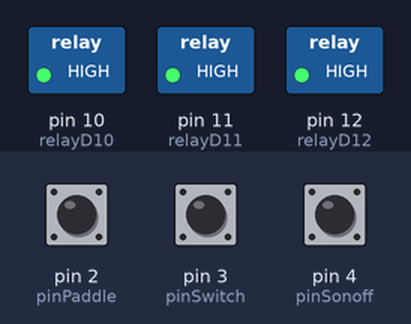
A sketch run on a simulated Arduino Uno, built with avr-gcc and run on an emulated ATmega328P. Shown: switched loads named in the sketch (green lamp = pin HIGH). Inputs (shaded band) come from the test bench; at power-on: pin 2 (pinPaddle) HIGH, pin 3 (pinSwitch) HIGH, pin 4 (pinSonoff) HIGH.

Above: at 1.2 s.
1.3 s: pin 2 (pinPaddle) pulled LOW for 0.15 s
At 3.6 s:
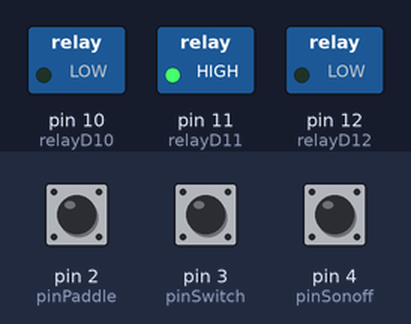
4.4 s: pin 3 (pinSwitch) pulled LOW for 0.15 s
At 6.0 s:
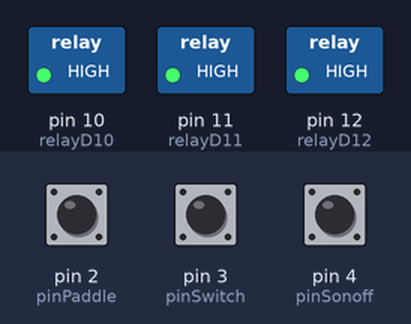
6.7 s: pin 3 (pinSwitch) pulled LOW for 1 s
At 7.3 s:
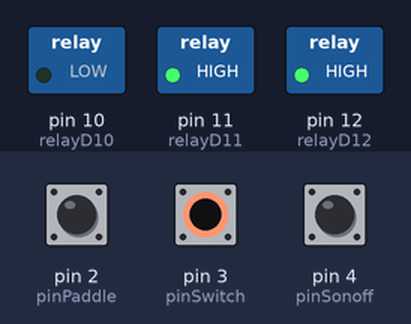
9.2 s: pin 3 (pinSwitch) pulled LOW for 3.2 s
At 10.5 s:
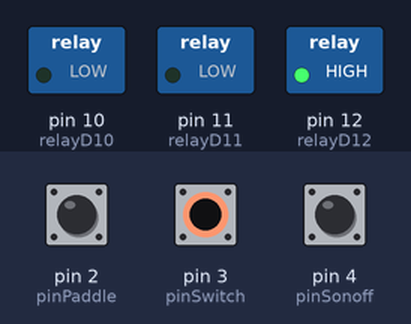
13.9 s: pin 2 (pinPaddle) pulled LOW for 1 s
At 16.1 s:
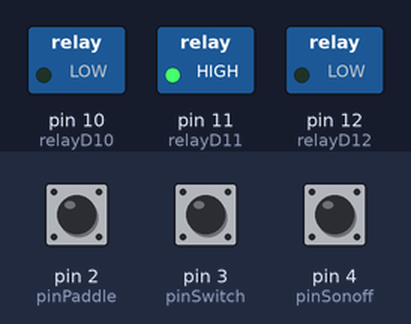
17.9 s: pin 2 (pinPaddle) driven LOW and pin 3 (pinSwitch) driven LOW
At 20.1 s:
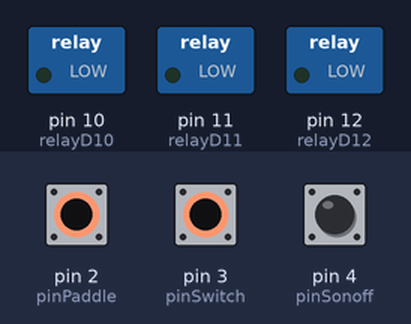
Timing chart, 0 to 21.9 s (numbered marks = the images above; inputs shaded):
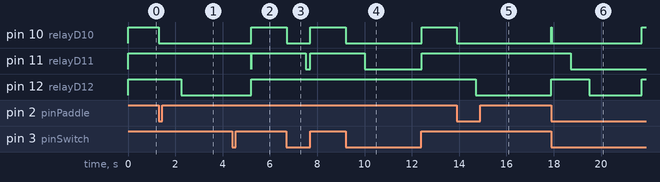

The sketch:

updated_otto.ino
```cpp
// Pin setup
const int pinPaddle = 2;     // D2
const int pinSwitch = 3;     // D3
const int pinSonoff = 4;     // D4

const int relayD10 = 10;     // Relay A (always first)
const int relayD11 = 11;     // Relay B (switch-only)
const int relayD12 = 12;     // Relay C (after delay)

// Adjustable timing
unsigned long relay_first = 800;  // delay between relays
unsigned long duration = 0;       // global variable for full relay cycle

// Internal state tracking
bool lastPaddleState = HIGH;
bool lastSwitchState = HIGH;
bool lastSonoffState = HIGH;

// Sequence control
unsigned long triggerStartTime = 0;
bool relaySequenceActive = false;
int relaySequenceType = 0;  // 1 = paddle, 2 = sonoff

void setup() {
  pinMode(pinPaddle, INPUT_PULLUP);
  pinMode(pinSwitch, INPUT_PULLUP);
  pinMode(pinSonoff, INPUT_PULLUP);

  pinMode(relayD10, OUTPUT);
  pinMode(relayD11, OUTPUT);
  pinMode(relayD12, OUTPUT);

  digitalWrite(relayD10, HIGH);
  digitalWrite(relayD11, HIGH);
  digitalWrite(relayD12, HIGH);
}

void loop() {
  unsigned long now = millis();

  // --- Input D2: Paddle switch (any change) ---
  bool currentPaddle = digitalRead(pinPaddle);
  if (currentPaddle != lastPaddleState) {
    startRelaySequence(1);  // paddle
    lastPaddleState = currentPaddle;
  }

  // --- Input D4: Sonoff — only falling edge (HIGH -> LOW) ---
  bool currentSonoff = digitalRead(pinSonoff);
  if (lastSonoffState == HIGH && currentSonoff == LOW) {
    startRelaySequence(2);  // sonoff
  }
  lastSonoffState = currentSonoff;

  // --- Input D3: Switch press/release ---
  bool currentSwitch = digitalRead(pinSwitch);
  if (currentSwitch != lastSwitchState) {
    delay(10);  // crude debounce
    if (digitalRead(pinSwitch) == currentSwitch) {
      if (currentSwitch == LOW) {
        // Pressed
        digitalWrite(relayD10, LOW);
        delay(relay_first);
        digitalWrite(relayD11, LOW);
      } else {
        // Released
        digitalWrite(relayD10, HIGH);
        digitalWrite(relayD11, HIGH);
      }
    }
    lastSwitchState = currentSwitch;
  }

  // --- Handle delayed relay logic (D10 then D12) ---
  if (relaySequenceActive) {
    unsigned long elapsed = now - triggerStartTime;

    if (elapsed >= relay_first && digitalRead(relayD12) == HIGH) {
      digitalWrite(relayD12, LOW);  // ON
    }

    if (elapsed >= duration) {
      digitalWrite(relayD10, HIGH);  // OFF
      digitalWrite(relayD12, HIGH);  // OFF
      relaySequenceActive = false;
    }
  }
}

void startRelaySequence(int type) {
  relaySequenceActive = true;
  relaySequenceType = type;
  triggerStartTime = millis();
  digitalWrite(relayD10, LOW); // Relay A ON first

  if (type == 1) {
    duration = 3000;  // paddle
  } else if (type == 2) {
    duration = 2000;  // sonoff
  }
}
```

Measured:
- after the input at 1.3 s, pin 10 (relayD10): HIGH → LOW at once; pin 12 (relayD12): HIGH → LOW after 0.95 s
- after the input at 4.4 s, pin 10 (relayD10), pin 12 (relayD12): LOW → HIGH after 0.82 s instead of 0.05 s; pin 11 (relayD11): HIGH → LOW after 0.81 s, → HIGH 0.01 s later
- after the input at 6.7 s, pin 10 (relayD10): HIGH → LOW at once, → HIGH 1.0 s later; pin 11 (relayD11): HIGH → LOW after 0.81 s, → HIGH 0.20 s later
- after the input at 9.2 s, pin 10 (relayD10): HIGH → LOW at once, → HIGH 3.2 s later; pin 11 (relayD11): HIGH → LOW after 0.81 s, → HIGH 2.4 s later
- after the input at 13.9 s, pin 10 (relayD10): HIGH → LOW at once, → HIGH 4.0 s later; pin 12 (relayD12): HIGH → LOW after 0.80 s, → HIGH 3.2 s later
- after the input at 17.9 s, pin 10 (relayD10): HIGH → LOW at once, → HIGH 3.8 s later; pin 11 (relayD11): HIGH → LOW after 0.81 s; pin 12 (relayD12): HIGH → LOW after 1.6 s, → HIGH 2.2 s later
